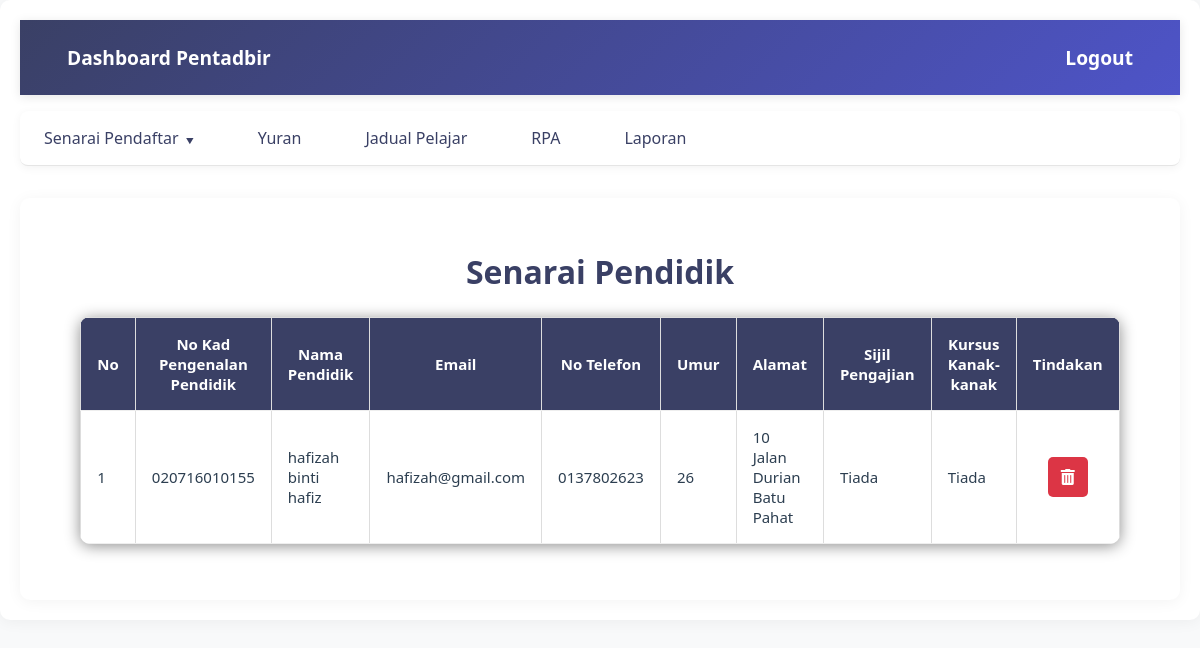
The app's page /admin_pendidik.php with its own data.
### tables this page shows
CREATE TABLE `pendidik` (
  `id_pendidik` int(11) NOT NULL,
  `ic_pendidik` varchar(20) NOT NULL,
  `nama_pendidik` varchar(100) NOT NULL,
  `email_pendidik` varchar(100) NOT NULL,
  `no_pendidik` varchar(15) DEFAULT NULL,
  `username` varchar(100) NOT NULL,
  `password` varchar(20) NOT NULL,
  `peranan_id` int(11) NOT NULL DEFAULT 3,
  `umur` int(11) NOT NULL,
  `alamat_pendidik` varchar(255) NOT NULL,
  `sijil_pengajian` varchar(255) NOT NULL,
  `kursus_kanak_kanak` varchar(255) NOT NULL,
  `pengesahan` tinyint(1) DEFAULT NULL
);

### admin_pendidik.php (the view, shortened to what this page needs)
<?php
include 'config.php';
$sql = "SELECT * FROM pendidik WHERE pengesahan = 1";
$result = $conn->query($sql);
?>
<!DOCTYPE html>
<html lang="en">
<head>
    <link rel="stylesheet" href="css/dashboard.css">
    <link rel="stylesheet" href="https://cdnjs.cloudflare.com/ajax/libs/font-awesome/5.15.4/css/all.min.css" />
    </head>
    <body class="dashboard-container">
        <div class="container">
            <header>
            <a href="pentadbir_dashboard.php"><span>Dashboard Pentadbir</span></a>
            <a href="logout.php">Logout</a>
            </header>
                <nav>
                <ul>
                    <li class="dropdown-parent">
                    <a href="#">Senarai Pendaftar <span class="dropdown-icon">&#x25BC;</span></a>
                </li>
                <li><a href="yuranPentadbir.php">Yuran</a></li>
                <li><a href="admin_jadual.php">Jadual Pelajar</a></li>
                <li><a href="pentadbirRPA.php">RPA</a></li>
                <li><a href="pentadbirLaporan.php">Laporan</a></li>
            </ul>
            </nav>
        <main>
        <h2 style="text-align: center; margin: 20px 0;">Senarai Pendidik</h2>
    <table>
        <thead>
            <tr>
                <th>No</th>
                <th>No Kad Pengenalan Pendidik</th>
                <th>Nama Pendidik</th>
                <th>Email</th>
                <th>No Telefon</th>
                <th>Umur</th>
                <th>Alamat</th>
                <th>Sijil Pengajian</th>
                <th>Kursus Kanak-kanak</th>
                <th>Tindakan</th>
            </tr>
        </thead>
        <tbody>
            <?php
            if ($result->num_rows > 0) {
                $no = 1;
                while ($row = $result->fetch_assoc()) {
                    echo "<tr>
                        <td>$no</td>
                        <td>{$row['ic_pendidik']}</td>
                        <td>{$row['nama_pendidik']}</td>
                        <td>{$row['email_pendidik']}</td>
                        <td>{$row['no_pendidik']}</td>
                        <td>{$row['umur']}</td>
                        <td>" . nl2br(htmlspecialchars($row['alamat_pendidik'])) . "</td>
                        <td>";
                    if (!empty($row['sijil_pengajian']) && file_exists($row['sijil_pengajian'])) {
                        echo "<a href='" . htmlspecialchars($row['sijil_pengajian']) . "' target='_blank'>Lihat</a>";
                    } else {
                        echo "Tiada";
                    }
                    echo "</td><td>";
                    if (!empty($row['kursus_kanak_kanak']) && file_exists($row['kursus_kanak_kanak'])) {
                        echo "<a href='" . htmlspecialchars($row['kursus_kanak_kanak']) . "' target='_blank'>Lihat</a>";
                    } else {
                        echo "Tiada";
                    }
                    echo "</td>
                        <td style='text-align: center;'>
                            <a href='?delete={$row['ic_pendidik']}' onclick='return confirmDelete();' style='text-decoration: none;'>
                                <button
                                    style='background-color: #dc3545; color: white; padding: 0; border: none; border-radius: 5px; cursor: pointer; margin: 0 5px; width: 40px; height: 40px; display: inline-flex; align-items: center; justify-content: center;'
                                    title='Delete'>
                                    <i class='fas fa-trash-alt' style='font-size: 16px;'></i>
                                </button>
                            </a>
                        </td>
                    </tr>";
                    $no++;
                }
            } else {
                echo "<tr><td colspan='10'>Tiada rekod ditemui.</td></tr>";
            }
            ?>
        </tbody>
    </table>
        </main>
</body>
</html>

### css/dashboard.css (style rules this page uses)
.dashboard-container { font-family: 'Segoe UI', system-ui, -apple-system, sans-serif; margin: 0; padding: 0; background: #f8f9fa; color: #2c3e50; width: 100%; box-sizing: border-box; min-height: 100vh; }
.dashboard-container .container { max-width: 1200px; width: 100%; margin: 0 auto; padding: 20px; background: #fff; box-shadow: 0 2px 15px rgba(0, 0, 0, 0.05); border-radius: 10px; box-sizing: border-box; }
.dashboard-container header { display: flex; justify-content: space-between; align-items: center; background: linear-gradient(135deg, #3a4065 0%, #4e54c8 100%); padding: 1rem 2rem; color: white; font-size: 1.2em; font-weight: bold; width: 100%; box-sizing: border-box; box-shadow: 0 2px 10px rgba(0, 0, 0, 0.1); }
.dashboard-container header a { color: white; text-decoration: none; font-size: 1em; padding: 8px 15px; border-radius: 5px; transition: all 0.3s ease; }
.dashboard-container nav { background: #ffffff; border-bottom: 1px solid rgba(0, 0, 0, 0.1); width: 100%; box-sizing: border-box; margin-bottom: 2rem; box-shadow: 0 2px 10px rgba(0, 0, 0, 0.05); }
.dashboard-container nav ul { list-style: none; padding: 0; margin: 0; display: flex; align-items: center; gap: 1rem; }
.dashboard-container nav ul li { position: relative; }
.dashboard-container nav ul li a { color: #3a4065; text-decoration: none; padding: 1rem 1.5rem; display: block; font-weight: 500; transition: all 0.3s ease; }
.dropdown-parent > a { display: flex; align-items: center; gap: 5px; }
.dropdown-icon { font-size: 0.8em; transition: transform 0.3s ease; }
.dashboard-container main { padding: 2rem; background: #fff; width: 100%; box-sizing: border-box; border-radius: 10px; box-shadow: 0 2px 15px rgba(0, 0, 0, 0.05); }
.dashboard-container main h2 { margin-top: 0; color: #3a4065; font-size: 2rem; font-weight: 700; text-align: left; margin-bottom: 1.5rem; }
.dashboard-container button, .dashboard-container .interactive-link { background: none; color: inherit; border: none; padding: 0.8rem 1.5rem; border-radius: 6px; font-size: 1em; font-weight: 600; cursor: pointer; transition: all 0.3s ease; text-decoration: none; }
.dashboard-container table { width: 80%; border-collapse: collapse; margin: 1.5rem auto; background: white; border-radius: 10px; overflow: hidden; box-shadow: 0 2px 15px rgba(0, 0, 0, 0.449); }
.dashboard-container th, .dashboard-container td { padding: 1rem; border-bottom: 1px solid #eee; }
.dashboard-container th { background: #3a4065; font-weight: 600; color: #ffffff; text-align: center; }
.dashboard-container td { text-align: left; }
nav ul { list-style-type: none; margin: 0; padding: 0; display: flex; gap: 10px; background-color: #3a4065; padding: 10px; }
nav ul li { display: inline; }
nav ul li a { text-decoration: none; color: white; font-weight: bold; padding: 8px 15px; border-radius: 5px; }
.dropdown-parent { position: relative; }
.dropdown-icon { margin-left: 5px; font-size: 0.8em; }

### admin_pendidik.php (style rules this page uses)
table { width: 80%; border-collapse: collapse; margin: 20px auto; font-size: 15px; text-align: center; }
table thead tr { background-color: #3a4065; color: #ffffff; font-weight: bold; }
table th, table td { padding: 8px 12px; border: 1px solid #ddd; text-align: center; }
body { margin: 0; font-family: 'Segoe UI', system-ui, -apple-system, sans-serif; background: #f8f9fa; color: #333; }
.container { max-width: 1200px; margin: 0 auto; padding: 0 20px; }
header { background: linear-gradient(135deg, #3a4065 0%, #4e54c8 100%); padding: 1rem; display: flex; justify-content: space-between; align-items: center; box-shadow: 0 2px 10px rgba(0, 0, 0, 0.1); }
header a { color: white !important; text-decoration: none; font-weight: 600; transition: all 0.3s ease; }
nav { background: #ffffff !important; border-radius: 8px; margin: 1rem 0; box-shadow: 0 2px 10px rgba(0, 0, 0, 0.05); }
nav ul { background: transparent !important; list-style-type: none; padding: 0 !important; margin: 0; display: flex; gap: 0.5rem; }
nav ul li a { text-decoration: none; color: #3a4065 !important; display: block; padding: 1rem 1.5rem; transition: all 0.3s ease; border-radius: 6px; }
nav ul li .dropdown-icon { margin-left: 3px; font-size: 8px; }
nav ul .dropdown-parent > a { cursor: pointer; }

### records on screen
pendidik: ic_pendidik "020716010155", nama_pendidik "hafizah binti hafiz", email_pendidik "hafizah@gmail.com", no_pendidik "0137802623", umur "26", alamat_pendidik "10 Jalan Durian Batu Pahat", sijil_pengajian "Tiada", kursus_kanak_kanak "Tiada"
